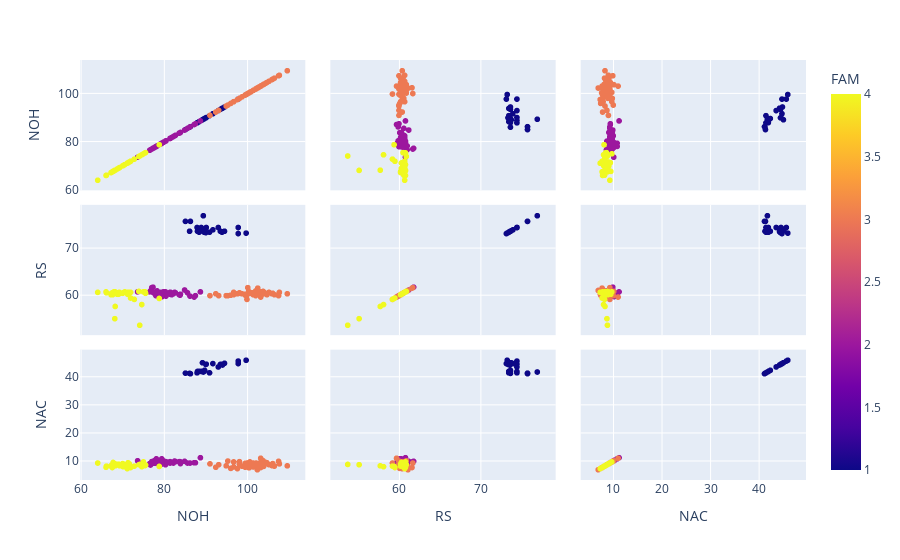

This figure's notebook cell:
### Markdown cell above
# Matrix plot

### Code cell
plt.figure(figsize=(20, 15))
fig = px.scatter_matrix(df,
    dimensions=["NOH", "RS", "NAC",], color="FAM")
fig.show()

### Figure 1 — Plotly figure (JSON) as saved in the notebook; plotly's stock layout.template omitted (floating-point values rounded to 4 significant figures; data arrays with more than 128 entries replaced by an {"elided": "..."} marker saying what was removed)
{"data": [{"dimensions": [{"axis": {"matches": true}, "label": "NOH", "values": {"elided": "169 float values"}}, {"axis": {"matches": true}, "label": "RS", "values": {"elided": "169 float values"}}, {"axis": {"matches": true}, "label": "NAC", "values": {"elided": "169 float values"}}], "hovertemplate": "%{xaxis.title.text}=%{x}<br>%{yaxis.title.text}=%{y}<br>FAM=%{marker.color}<extra></extra>", "legendgroup": "", "marker": {"color": {"elided": "169 int values"}, "coloraxis": "coloraxis", "symbol": "circle"}, "name": "", "showlegend": false, "type": "splom"}], "layout": {"coloraxis": {"colorbar": {"title": {"text": "FAM"}}, "colorscale": [[0, "#0d0887"], [0.1111, "#46039f"], [0.2222, "#7201a8"], [0.3333, "#9c179e"], [0.4444, "#bd3786"], [0.5556, "#d8576b"], [0.6667, "#ed7953"], [0.7778, "#fb9f3a"], [0.8889, "#fdca26"], [1, "#f0f921"]]}, "dragmode": "select", "legend": {"tracegroupgap": 0}, "margin": {"t": 60}}}
